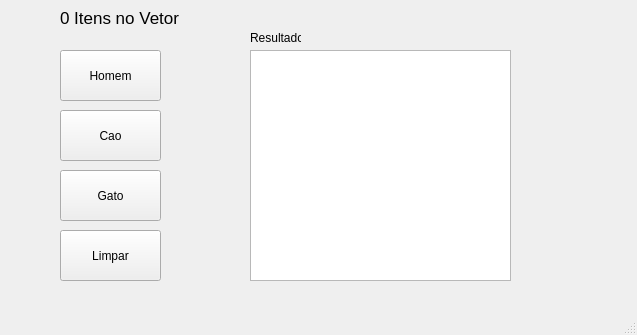
<?xml version="1.0" encoding="UTF-8"?>
<ui version="4.0">
 <class>MainWindow</class>
 <widget class="QMainWindow" name="MainWindow">
  <property name="geometry">
   <rect>
    <x>0</x>
    <y>0</y>
    <width>637</width>
    <height>335</height>
   </rect>
  </property>
  <property name="windowTitle">
   <string>MainWindow</string>
  </property>
  <widget class="QWidget" name="centralwidget">
   <widget class="QPushButton" name="pushButtonHomem">
    <property name="geometry">
     <rect>
      <x>60</x>
      <y>50</y>
      <width>101</width>
      <height>51</height>
     </rect>
    </property>
    <property name="text">
     <string>Homem</string>
    </property>
   </widget>
   <widget class="QPushButton" name="pushButtonCao">
    <property name="geometry">
     <rect>
      <x>60</x>
      <y>110</y>
      <width>101</width>
      <height>51</height>
     </rect>
    </property>
    <property name="text">
     <string>Cao</string>
    </property>
   </widget>
   <widget class="QPushButton" name="pushButtonGato">
    <property name="geometry">
     <rect>
      <x>60</x>
      <y>170</y>
      <width>101</width>
      <height>51</height>
     </rect>
    </property>
    <property name="text">
     <string>Gato</string>
    </property>
   </widget>
   <widget class="QTextEdit" name="textEditResultado">
    <property name="geometry">
     <rect>
      <x>250</x>
      <y>50</y>
      <width>261</width>
      <height>231</height>
     </rect>
    </property>
   </widget>
   <widget class="QLabel" name="label">
    <property name="geometry">
     <rect>
      <x>250</x>
      <y>30</y>
      <width>51</width>
      <height>16</height>
     </rect>
    </property>
    <property name="text">
     <string>Resultado: </string>
    </property>
   </widget>
   <widget class="QLabel" name="labelItens">
    <property name="geometry">
     <rect>
      <x>60</x>
      <y>10</y>
      <width>121</width>
      <height>16</height>
     </rect>
    </property>
    <property name="font">
     <font>
      <pointsize>13</pointsize>
     </font>
    </property>
    <property name="text">
     <string>0 Itens no Vetor</string>
    </property>
   </widget>
   <widget class="QPushButton" name="pushButtonLimpar">
    <property name="geometry">
     <rect>
      <x>60</x>
      <y>230</y>
      <width>101</width>
      <height>51</height>
     </rect>
    </property>
    <property name="text">
     <string>Limpar</string>
    </property>
   </widget>
  </widget>
  <widget class="QMenuBar" name="menubar">
   <property name="geometry">
    <rect>
     <x>0</x>
     <y>0</y>
     <width>637</width>
     <height>20</height>
    </rect>
   </property>
  </widget>
  <widget class="QStatusBar" name="statusbar"/>
 </widget>
 <resources/>
 <connections/>
</ui>
